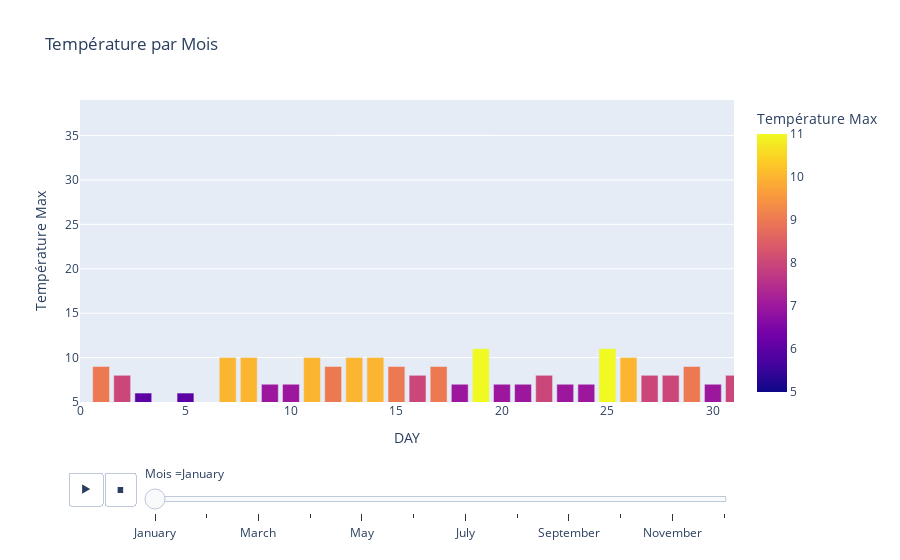

Notebook code for this chart:
### Markdown cell above
## Another dynamic colored (and more useful) chart
Draw a **barchart** with Day for X-axis and Month for animation.

Choose you prefered variables for Y-axis, and color.

You can use `range_x=[0,31]` to be sure your X-axis will be always the same.

Of course, don't forget to add title, legend, etc...

### Code cell
# Your code here :
range_y = [
    df['MAX_TEMPERATURE_C'].min(),
    df['MAX_TEMPERATURE_C'].max()
]

fig = px.bar(
    df,
    x = df["DAY"],
    y= df["MAX_TEMPERATURE_C"],
    color="MAX_TEMPERATURE_C",
    animation_frame=df["MONTH_NAME"],
    title="Température par Mois",
    labels={
        "MAX_TEMPERATURE_C": "Température Max",
        "MONTH_NAME": "Mois "
    },
    range_x=[0, 31],
    range_y=range_y
)
fig.show()

### Figure 1 — Plotly figure (JSON) as saved in the notebook; plotly's stock layout.template omitted (floating-point values rounded to 4 significant figures)
{"data": [{"alignmentgroup": "True", "hovertemplate": "Mois =January<br>DAY=%{x}<br>Température Max=%{marker.color}<extra></extra>", "legendgroup": "", "marker": {"color": [9, 8, 6, 5, 6, 5, 10, 10, 7, 7, 10, 9, 10, 10, 9, 8, 9, 7, 11, 7, 7, 8, 7, 7, 11, 10, 8, 8, 9, 7, 8], "coloraxis": "coloraxis", "pattern": {"shape": ""}}, "name": "", "offsetgroup": "", "orientation": "v", "showlegend": false, "textposition": "auto", "type": "bar", "x": [1, 2, 3, 4, 5, 6, 7, 8, 9, 10, 11, 12, 13, 14, 15, 16, 17, 18, 19, 20, 21, 22, 23, 24, 25, 26, 27, 28, 29, 30, 31], "xaxis": "x", "y": [9, 8, 6, 5, 6, 5, 10, 10, 7, 7, 10, 9, 10, 10, 9, 8, 9, 7, 11, 7, 7, 8, 7, 7, 11, 10, 8, 8, 9, 7, 8], "yaxis": "y"}], "layout": {"barmode": "relative", "coloraxis": {"colorbar": {"title": {"text": "Température Max"}}, "colorscale": [[0, "#0d0887"], [0.1111, "#46039f"], [0.2222, "#7201a8"], [0.3333, "#9c179e"], [0.4444, "#bd3786"], [0.5556, "#d8576b"], [0.6667, "#ed7953"], [0.7778, "#fb9f3a"], [0.8889, "#fdca26"], [1, "#f0f921"]]}, "legend": {"tracegroupgap": 0}, "sliders": [{"active": 0, "currentvalue": {"prefix": "Mois ="}, "len": 0.9, "pad": {"b": 10, "t": 60}, "steps": [{"args": [["January"], {"frame": {"duration": 0, "redraw": true}, "fromcurrent": true, "mode": "immediate", "transition": {"duration": 0, "easing": "linear"}}], "label": "January", "method": "animate"}, {"args": [["February"], {"frame": {"duration": 0, "redraw": true}, "fromcurrent": true, "mode": "immediate", "transition": {"duration": 0, "easing": "linear"}}], "label": "February", "method": "animate"}, {"args": [["March"], {"frame": {"duration": 0, "redraw": true}, "fromcurrent": true, "mode": "immediate", "transition": {"duration": 0, "easing": "linear"}}], "label": "March", "method": "animate"}, {"args": [["April"], {"frame": {"duration": 0, "redraw": true}, "fromcurrent": true, "mode": "immediate", "transition": {"duration": 0, "easing": "linear"}}], "label": "April", "method": "animate"}, {"args": [["May"], {"frame": {"duration": 0, "redraw": true}, "fromcurrent": true, "mode": "immediate", "transition": {"duration": 0, "easing": "linear"}}], "label": "May", "method": "animate"}, {"args": [["June"], {"frame": {"duration": 0, "redraw": true}, "fromcurrent": true, "mode": "immediate", "transition": {"duration": 0, "easing": "linear"}}], "label": "June", "method": "animate"}, {"args": [["July"], {"frame": {"duration": 0, "redraw": true}, "fromcurrent": true, "mode": "immediate", "transition": {"duration": 0, "easing": "linear"}}], "label": "July", "method": "animate"}, {"args": [["August"], {"frame": {"duration": 0, "redraw": true}, "fromcurrent": true, "mode": "immediate", "transition": {"duration": 0, "easing": "linear"}}], "label": "August", "method": "animate"}, {"args": [["September"], {"frame": {"duration": 0, "redraw": true}, "fromcurrent": true, "mode": "immediate", "transition": {"duration": 0, "easing": "linear"}}], "label": "September", "method": "animate"}, {"args": [["October"], {"frame": {"duration": 0, "redraw": true}, "fromcurrent": true, "mode": "immediate", "transition": {"duration": 0, "easing": "linear"}}], "label": "October", "method": "animate"}, {"args": [["November"], {"frame": {"duration": 0, "redraw": true}, "fromcurrent": true, "mode": "immediate", "transition": {"duration": 0, "easing": "linear"}}], "label": "November", "method": "animate"}, {"args": [["December"], {"frame": {"duration": 0, "redraw": true}, "fromcurrent": true, "mode": "immediate", "transition": {"duration": 0, "easing": "linear"}}], "label": "December", "method": "animate"}], "x": 0.1, "xanchor": "left", "y": 0, "yanchor": "top"}], "title": {"text": "Température par Mois"}, "updatemenus": [{"buttons": [{"args": [null, {"frame": {"duration": 500, "redraw": true}, "fromcurrent": true, "mode": "immediate", "transition": {"duration": 500, "easing": "linear"}}], "label": "&#9654;", "method": "animate"}, {"args": [[null], {"frame": {"duration": 0, "redraw": true}, "fromcurrent": true, "mode": "immediate", "transition": {"duration": 0, "easing": "linear"}}], "label": "&#9724;", "method": "animate"}], "direction": "left", "pad": {"r": 10, "t": 70}, "showactive": false, "type": "buttons", "x": 0.1, "xanchor": "right", "y": 0, "yanchor": "top"}], "xaxis": {"anchor": "y", "domain": [0, 1], "range": [0, 31], "title": {"text": "DAY"}}, "yaxis": {"anchor": "x", "domain": [0, 1], "range": [5, 39], "title": {"text": "Température Max"}}}}
